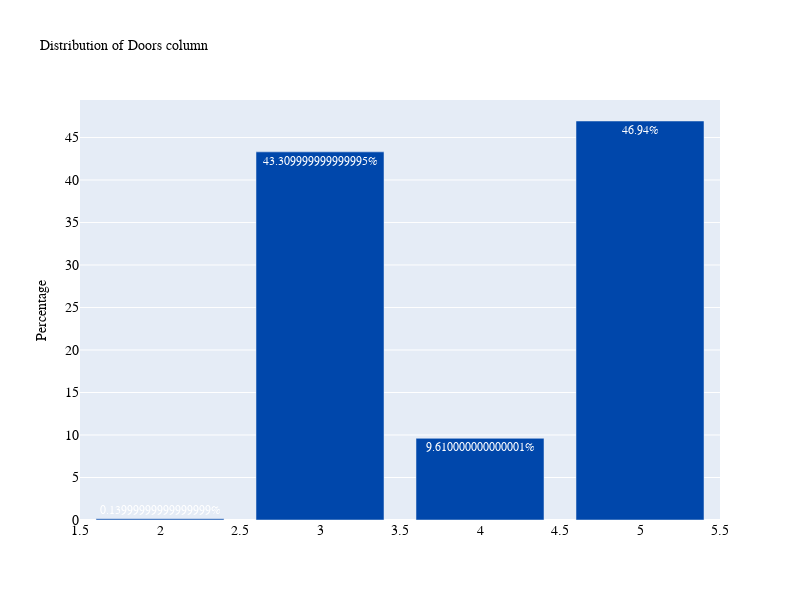

Here is the notebook cell this chart was saved with:
### Code cell
plot_bar('Doors')

### Figure 1 — Plotly figure (JSON) as saved in the notebook; plotly's stock layout.template omitted (floating-point values rounded to 4 significant figures)
{"data": [{"marker": {"color": "#0047AB"}, "text": ["46.94%", "43.309999999999995%", "9.610000000000001%", "0.13999999999999999%"], "textposition": "auto", "type": "bar", "x": [5, 3, 4, 2], "y": [46.94, 43.31, 9.61, 0.14]}], "layout": {"autosize": false, "font": {"color": "white", "family": "Courier New, monospace", "size": 12}, "height": 600, "title": {"font": {"color": "black", "family": "Courier New, monospace", "size": 14}, "text": "Distribution of Doors column"}, "width": 800, "xaxis": {"tickfont": {"color": "black", "family": "Courier New, monospace", "size": 14}}, "yaxis": {"tickfont": {"color": "black", "family": "Courier New, monospace", "size": 14}, "title": {"font": {"color": "black", "size": 14}, "text": "Percentage"}}}}
